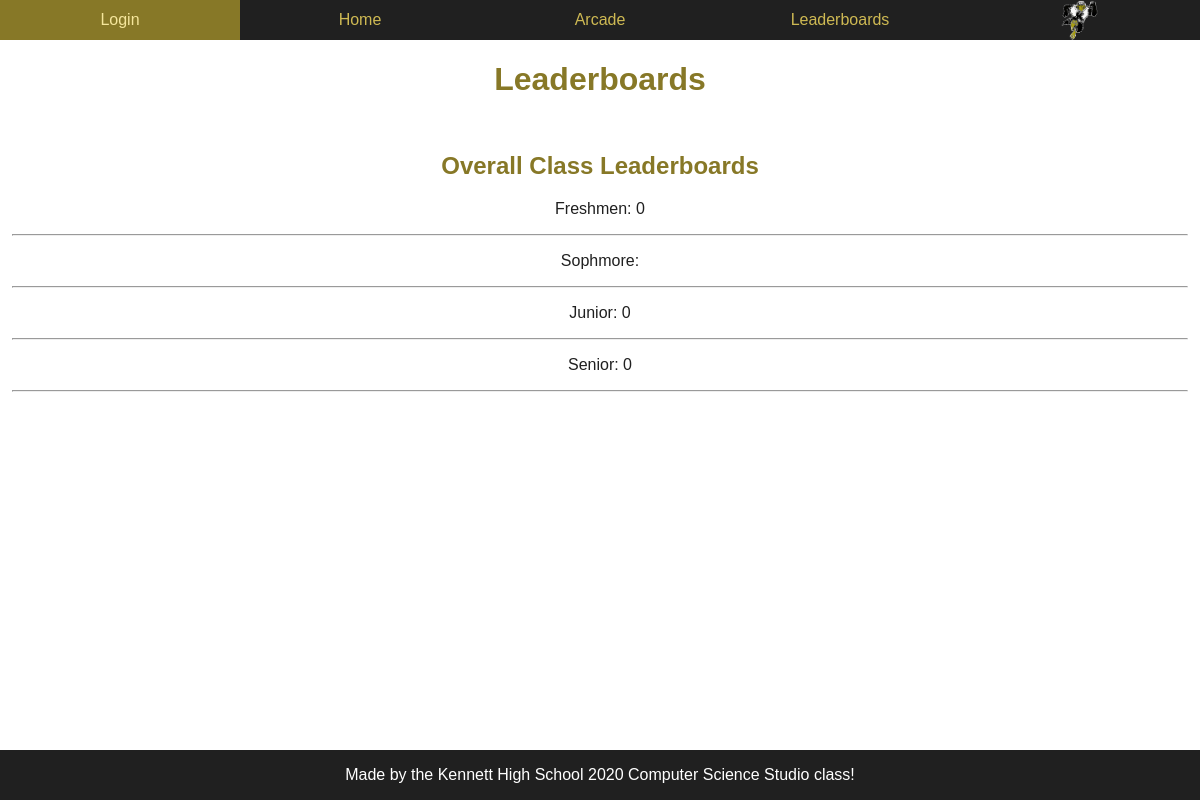
The app's page /leaderboard/, older data.
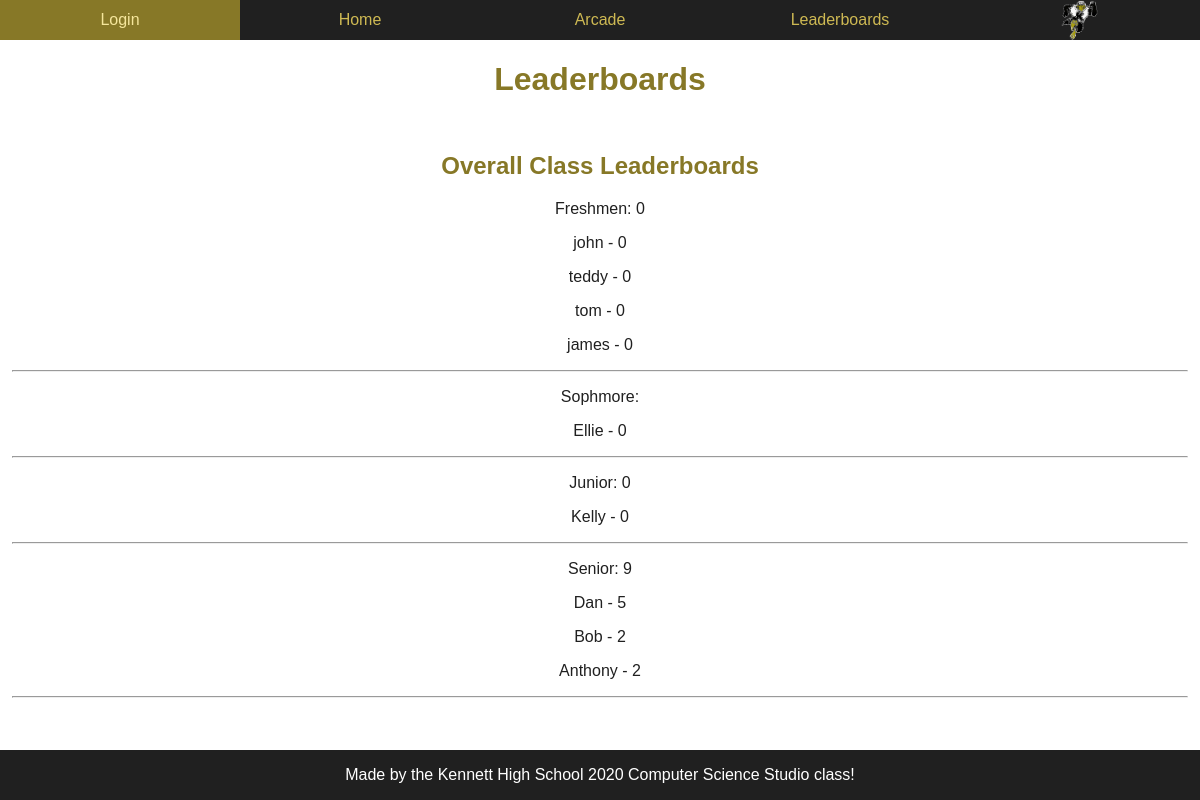
The same page, newer data.
### spirit/models.py (models this page shows, shortened)
class UserProfile(AbstractBaseUser):
    username = models.CharField(max_length=100, default='', unique=True, validators=[validate_is_profane])
    email = models.EmailField(unique=True)
    first_name = models.CharField(max_length=100, default='', validators=[validate_is_profane])
    last_name = models.CharField(max_length=100, default='')
    grade = models.IntegerField(validators=[MinValueValidator(9, message="Enter a Valid Grade"), MaxValueValidator(12, message="Enter a Valid Grade")])
    score1 = models.IntegerField(default=0, blank=True)
    score2 = models.IntegerField(default=0, blank=True)
    score3 = models.IntegerField(default=0, blank=True)
    is_staff = models.BooleanField(default=False)
    is_superuser = models.BooleanField(default=False)
    USERNAME_FIELD = 'username'
    REQUIRED_FIELDS = ['email','first_name', 'last_name', 'grade']
    objects = UserProfileManager()

### spirit/views.py (the view)
# urls.py: url(r"^leaderboard/", leaderboard, name="leaderboard"),
def leaderboard(request):
    try:
      freshmen = UserProfile.objects.filter(grade=9)
    except:
      freshmen = None
    try:
      sophomore = UserProfile.objects.filter(grade=10)
    except:
      sophomore = None
    try:
      junior = UserProfile.objects.filter(grade=11)
    except:
      junior = None
    try:
      senior = UserProfile.objects.filter(grade=12)
    except:
     senior = None
    scorearr9 = []
    scorearr10 = []
    scorearr11 = []
    scorearr12 = []
    f_total = 0
    soph_total = 0
    j_total = 0
    s_total = 0
    for student in freshmen:
      highscore = student.score1 + student.score2 + student.score3
      scorearr9.append({"name": student.first_name, "score": highscore})
      f_total = f_total + highscore
    for student in sophomore:
      highscore = student.score1 + student.score2 + student.score3
      scorearr10.append({"name": student.first_name, "score": highscore})
      soph_total = soph_total + highscore
    for student in junior:
      highscore = student.score1 + student.score2 + student.score3
      scorearr11.append({"name": student.first_name, "score": highscore})
      j_total = j_total + highscore
    for student in senior:
      highscore = student.score1 + student.score2 + student.score3
      scorearr12.append({"name": student.first_name, "score": highscore})
      s_total = s_total + highscore
    scorearr9 = sorted(scorearr9, key = lambda i: i['score'], reverse=True)
    scorearr10 = sorted(scorearr10, key = lambda i: i['score'], reverse=True)
    scorearr11 = sorted(scorearr11, key = lambda i: i['score'], reverse=True)
    scorearr12 = sorted(scorearr12, key = lambda i: i['score'], reverse=True)
    args = {'user': request.user, "freshmen": scorearr9, "sophomore": scorearr10, "junior": scorearr11, "senior": scorearr12, "fhigh":f_total, "sophHigh":soph_total, "jHigh": j_total, "senHigh": s_total}
    return render(request, "users/leaderboard.html", args)

### spirit/templates/users/leaderboard.html (shortened to what this page needs)
<!DOCTYPE html>
{% extends 'base.html' %}
  {% load static %}
  {% load django_template_maths %}
  {% block content %}
  <h1 class="center">Leaderboards</h1>
      <div class="rowContainer">
        <div class="evenDiv center">
          <h2>
            Overall Class Leaderboards
          </h2>
          <p>Freshmen: {{fhigh}}</p>
          {%for student in freshmen%}
            <p>{{student.name}} - {{student.score}}</p>
          {% endfor %}
          <hr>
          <p>Sophmore: {{sophhigh}}</p>
          {%for student in sophomore%}
            <p>{{student.name}} - {{student.score}}</p>
          {% endfor %}
          <hr>
          <p>Junior: {{jHigh}}</p>
          {%for student in junior%}
            <p>{{student.name}} - {{student.score}}</p>
          {% endfor %}
          <hr>
          <p>Senior: {{senHigh}}</p>
          {%for student in senior%}
            <p>{{student.name}} - {{student.score}}</p>
          {% endfor %}
          <hr>
        </div>
      </div>
</body>
  {% endblock %}

### spirit/templates/base.html (shortened to what this page needs)
{% load static %}
<html>
  <head>
    <link href="{% static 'css/styles.css' %}" rel="stylesheet" type="text/css" />
  </head>
  <body>
    <div id="container">
      <div id="navbar" class="center">
        {% if user.is_authenticated %}
            <a href="{% url 'logout' %}" class="navItem">Logout</a>
            <a href="{% url 'password_change' %}" class="navItem">Change password</a>
        {% else %}
            <a href="{% url 'login' %}" class="navItem">Login</a>
        {% endif %}
        <a href="/dashboard/" class="navItem">Home</a>
        <a href="/dashboard/#arcade" class="navItem">Arcade</a>
        <a href="/leaderboard/" class="navItem">Leaderboards</a>
        <a href="https://www.khsmwv.com" class="navItem">
          <img src="../../static/media/smallLogo.png" id="kennettLogo">
        </a>
      </div>
        {% block content %}
        {% endblock %}
      <div id="footer">
        <p id="footerText" class="center">
          Made by the Kennett High School 2020 Computer Science Studio class!
        </p>
      </div>
  </body>
</html>

### spirit/static/css/styles.css (style rules this page uses)
:root { --lightGold: #f5e69c; --accentGold: #ceb953; --darkGold: #877827; --bgColor: #ffffff; --bgAccent: #202020; --textColor: #202020; --textAccent: #ffffff; }
body { margin: 0px; padding: 0px; font-family: Arial, Helvetica, sans-serif; background-color: var(--bgColor); color: var(--textColor); }
h1, h2, h3, h4, h5, h6 { color: var(--darkGold); }
a { text-decoration: none; }
a.navItem { display: flex; align-items: center; justify-content: center; }
a:link { color: var(--accentGold); }
.center { text-align: center; align-content: center; align-items: center; }
.navItem { height: 100%; width: 100%; }
.rowContainer { display: flex; flex-direction: row; }
.evenDiv { flex-basis: 100%; padding: 1%; }
#container { width: vw; height: vh; display: flex; flex-direction: column; }
#navbar { display: flex; flex-direction: row; justify-content: space-around; height: 5vh; width: 100%; background-color: var(--bgAccent); position: sticky; top: 0; z-index: 1; }
#kennettLogo { height: 5vh; width: 5vh; }
#footerText { color: var(--textAccent); }
#footer { height: auto; background-color: var(--bgAccent); position: fixed; bottom: 0px; width: 100%; }
@media screen and (min-width: 501px) { h1 { font-size: 32px; } }
@media screen and (min-width: 501px) { h2 { font-size: 24px; } }
@media screen and (min-width: 501px) { h4, h5, h6, p, a { font-size: 16px; } }

Row changes from the older to the newer data that the page shows:
added UserProfile: name "john"
added UserProfile: name "teddy"
added UserProfile: name "tom"
added UserProfile: name "james"
added UserProfile: name "Ellie"
added UserProfile: name "Kelly"
added UserProfile: name "Dan"
added UserProfile: name "Bob"
added UserProfile: name "Anthony"
Text that changed along with them:
{{ senHigh }}: "0" → "9"
new list line: "- 0"
new list line: "- 5"
new list line: "- 2"
